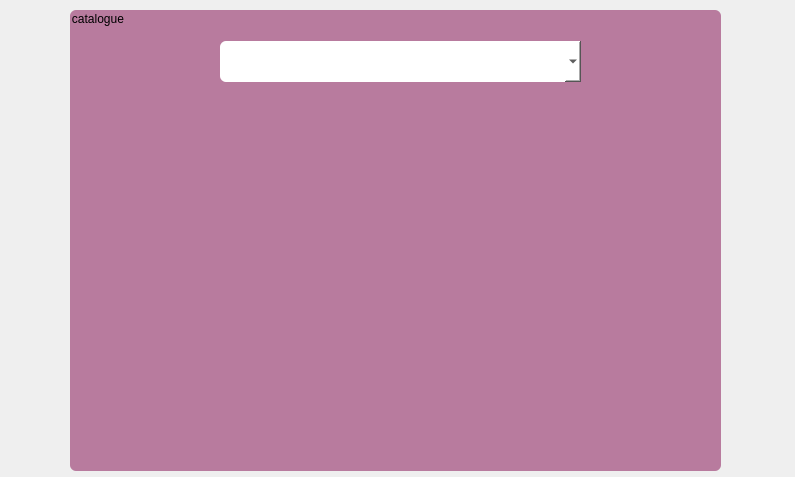
<?xml version="1.0" encoding="UTF-8"?>
<ui version="4.0">
 <class>catalogue</class>
 <widget class="QDialog" name="catalogue">
  <property name="geometry">
   <rect>
    <x>0</x>
    <y>0</y>
    <width>795</width>
    <height>477</height>
   </rect>
  </property>
  <property name="windowTitle">
   <string>Dialog</string>
  </property>
  <widget class="QGroupBox" name="groupBox">
   <property name="geometry">
    <rect>
     <x>70</x>
     <y>10</y>
     <width>651</width>
     <height>461</height>
    </rect>
   </property>
   <property name="styleSheet">
    <string notr="true">border-radius: 6px;
selection-color: rgb(170, 170, 255);
gridline-color: rgb(255, 255, 255);
selection-background-color: rgb(0, 0, 0);


font: 75 8pt &quot;MS Shell Dlg 2&quot;;
background-color: rgb(184, 123, 158);</string>
   </property>
   <property name="title">
    <string>catalogue</string>
   </property>
   <widget class="QComboBox" name="bcatalogue2">
    <property name="geometry">
     <rect>
      <x>150</x>
      <y>31</y>
      <width>361</width>
      <height>41</height>
     </rect>
    </property>
    <property name="styleSheet">
     <string notr="true">border-radius: 6px;
font: 8pt &quot;Berlin Sans FB&quot;;
background-color: rgb(255, 255, 255);
</string>
    </property>
   </widget>
  </widget>
 </widget>
 <resources/>
 <connections/>
</ui>
